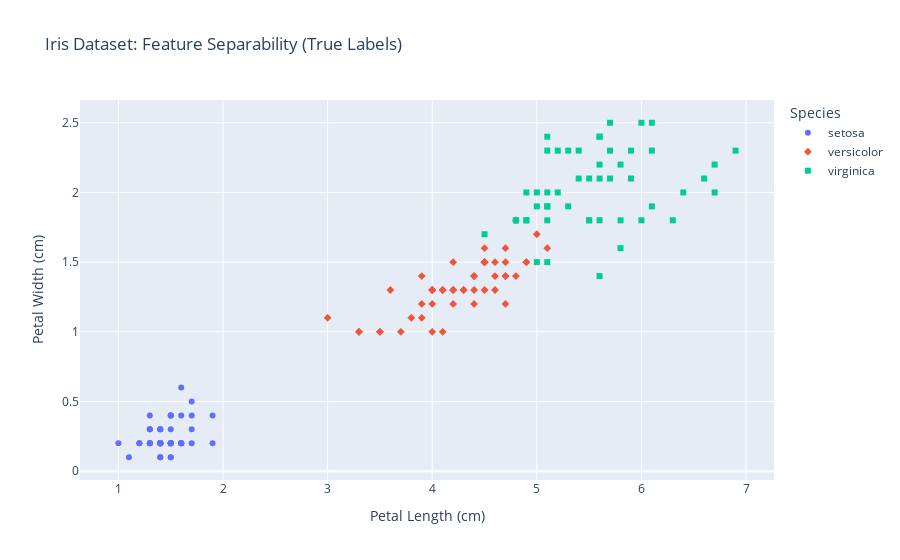

Notebook code for this chart:
### Markdown cell above
`Cleans transforms and prepares the features and target variables of the Iris dataset for use in Machine Learning models.`

### Code cell
print("VISUALIZATION OF IRIS DATA - TRUE LABELS")
iris = load_iris(as_frame=True)
df_iris = iris.frame

df_iris['Species'] = df_iris['target'].map(lambda x: iris.target_names[x])
fig = px.scatter(
    df_iris, 
    x='petal length (cm)', 
    y='petal width (cm)', 
    color='Species', 
    symbol='Species',
    title='Iris Dataset: Feature Separability (True Labels)',
    labels={
        'petal length (cm)': 'Petal Length (cm)', 
        'petal width (cm)': 'Petal Width (cm)'
    }
)
fig.show()

### Figure 1 — Plotly figure (JSON) as saved in the notebook; plotly's stock layout.template omitted (floating-point values rounded to 4 significant figures)
{"data": [{"hovertemplate": "Species=setosa<br>Petal Length (cm)=%{x}<br>Petal Width (cm)=%{y}<extra></extra>", "legendgroup": "setosa", "marker": {"color": "#636efa", "symbol": "circle"}, "mode": "markers", "name": "setosa", "orientation": "v", "showlegend": true, "type": "scatter", "x": [1.4, 1.4, 1.3, 1.5, 1.4, 1.7, 1.4, 1.5, 1.4, 1.5, 1.5, 1.6, 1.4, 1.1, 1.2, 1.5, 1.3, 1.4, 1.7, 1.5, 1.7, 1.5, 1.0, 1.7, 1.9, 1.6, 1.6, 1.5, 1.4, 1.6, 1.6, 1.5, 1.5, 1.4, 1.5, 1.2, 1.3, 1.4, 1.3, 1.5, 1.3, 1.3, 1.3, 1.6, 1.9, 1.4, 1.6, 1.4, 1.5, 1.4], "xaxis": "x", "y": [0.2, 0.2, 0.2, 0.2, 0.2, 0.4, 0.3, 0.2, 0.2, 0.1, 0.2, 0.2, 0.1, 0.1, 0.2, 0.4, 0.4, 0.3, 0.3, 0.3, 0.2, 0.4, 0.2, 0.5, 0.2, 0.2, 0.4, 0.2, 0.2, 0.2, 0.2, 0.4, 0.1, 0.2, 0.2, 0.2, 0.2, 0.1, 0.2, 0.2, 0.3, 0.3, 0.2, 0.6, 0.4, 0.3, 0.2, 0.2, 0.2, 0.2], "yaxis": "y"}, {"hovertemplate": "Species=versicolor<br>Petal Length (cm)=%{x}<br>Petal Width (cm)=%{y}<extra></extra>", "legendgroup": "versicolor", "marker": {"color": "#EF553B", "symbol": "diamond"}, "mode": "markers", "name": "versicolor", "orientation": "v", "showlegend": true, "type": "scatter", "x": [4.7, 4.5, 4.9, 4.0, 4.6, 4.5, 4.7, 3.3, 4.6, 3.9, 3.5, 4.2, 4.0, 4.7, 3.6, 4.4, 4.5, 4.1, 4.5, 3.9, 4.8, 4.0, 4.9, 4.7, 4.3, 4.4, 4.8, 5.0, 4.5, 3.5, 3.8, 3.7, 3.9, 5.1, 4.5, 4.5, 4.7, 4.4, 4.1, 4.0, 4.4, 4.6, 4.0, 3.3, 4.2, 4.2, 4.2, 4.3, 3.0, 4.1], "xaxis": "x", "y": [1.4, 1.5, 1.5, 1.3, 1.5, 1.3, 1.6, 1.0, 1.3, 1.4, 1.0, 1.5, 1.0, 1.4, 1.3, 1.4, 1.5, 1.0, 1.5, 1.1, 1.8, 1.3, 1.5, 1.2, 1.3, 1.4, 1.4, 1.7, 1.5, 1.0, 1.1, 1.0, 1.2, 1.6, 1.5, 1.6, 1.5, 1.3, 1.3, 1.3, 1.2, 1.4, 1.2, 1.0, 1.3, 1.2, 1.3, 1.3, 1.1, 1.3], "yaxis": "y"}, {"hovertemplate": "Species=virginica<br>Petal Length (cm)=%{x}<br>Petal Width (cm)=%{y}<extra></extra>", "legendgroup": "virginica", "marker": {"color": "#00cc96", "symbol": "square"}, "mode": "markers", "name": "virginica", "orientation": "v", "showlegend": true, "type": "scatter", "x": [6.0, 5.1, 5.9, 5.6, 5.8, 6.6, 4.5, 6.3, 5.8, 6.1, 5.1, 5.3, 5.5, 5.0, 5.1, 5.3, 5.5, 6.7, 6.9, 5.0, 5.7, 4.9, 6.7, 4.9, 5.7, 6.0, 4.8, 4.9, 5.6, 5.8, 6.1, 6.4, 5.6, 5.1, 5.6, 6.1, 5.6, 5.5, 4.8, 5.4, 5.6, 5.1, 5.1, 5.9, 5.7, 5.2, 5.0, 5.2, 5.4, 5.1], "xaxis": "x", "y": [2.5, 1.9, 2.1, 1.8, 2.2, 2.1, 1.7, 1.8, 1.8, 2.5, 2.0, 1.9, 2.1, 2.0, 2.4, 2.3, 1.8, 2.2, 2.3, 1.5, 2.3, 2.0, 2.0, 1.8, 2.1, 1.8, 1.8, 1.8, 2.1, 1.6, 1.9, 2.0, 2.2, 1.5, 1.4, 2.3, 2.4, 1.8, 1.8, 2.1, 2.4, 2.3, 1.9, 2.3, 2.5, 2.3, 1.9, 2.0, 2.3, 1.8], "yaxis": "y"}], "layout": {"legend": {"title": {"text": "Species"}, "tracegroupgap": 0}, "title": {"text": "Iris Dataset: Feature Separability (True Labels)"}, "xaxis": {"anchor": "y", "domain": [0, 1], "title": {"text": "Petal Length (cm)"}}, "yaxis": {"anchor": "x", "domain": [0, 1], "title": {"text": "Petal Width (cm)"}}}}
